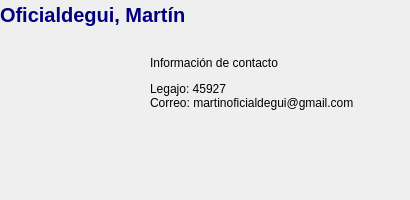
          <widget class="QWidget" name="page_8">
           <widget class="QFrame" name="frame_9">
            <property name="geometry">
             <rect>
              <x>0</x>
              <y>0</y>
              <width>401</width>
              <height>191</height>
             </rect>
            </property>
            <property name="frameShape">
             <enum>QFrame::NoFrame</enum>
            </property>
            <property name="frameShadow">
             <enum>QFrame::Raised</enum>
            </property>
            <widget class="QLabel" name="label_58">
             <property name="geometry">
              <rect>
               <x>0</x>
               <y>0</y>
               <width>261</width>
               <height>31</height>
              </rect>
             </property>
             <property name="font">
              <font>
               <family>MS Sans Serif</family>
               <pointsize>15</pointsize>
               <weight>75</weight>
               <italic>false</italic>
               <bold>true</bold>
              </font>
             </property>
             <property name="text">
              <string>&lt;html&gt;&lt;head/&gt;&lt;body&gt;&lt;p&gt;&lt;span style=&quot; color:#00007f;&quot;&gt;Oficialdegui, Martín&lt;/span&gt;&lt;/p&gt;&lt;/body&gt;&lt;/html&gt;</string>
             </property>
            </widget>
            <widget class="QLabel" name="label_59">
             <property name="geometry">
              <rect>
               <x>150</x>
               <y>40</y>
               <width>241</width>
               <height>101</height>
              </rect>
             </property>
             <property name="text">
              <string>&lt;html&gt;&lt;head/&gt;&lt;body&gt;&lt;p&gt;Información de contacto&lt;/p&gt;&lt;p&gt;Legajo: 45927&lt;br/&gt;Correo: martinoficialdegui@gmail.com&lt;br/&gt;&lt;/p&gt;&lt;/body&gt;&lt;/html&gt;</string>
             </property>
             <property name="scaledContents">
              <bool>false</bool>
             </property>
             <property name="wordWrap">
              <bool>true</bool>
             </property>
            </widget>
            <widget class="QLabel" name="label_60">
             <property name="geometry">
              <rect>
               <x>10</x>
               <y>30</y>
               <width>111</width>
               <height>151</height>
              </rect>
             </property>
             <property name="text">
              <string/>
             </property>
             <property name="pixmap">
              <pixmap>Logo/Martin.jpg</pixmap>
             </property>
             <property name="scaledContents">
              <bool>true</bool>
             </property>
            </widget>
           </widget>
          </widget>
